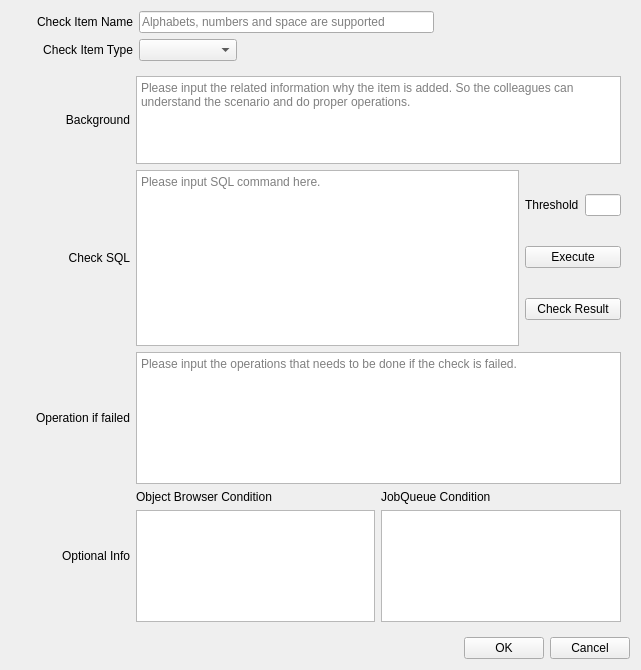
<?xml version="1.0" encoding="UTF-8"?>
<ui version="4.0">
 <class>Form</class>
 <widget class="QWidget" name="Form">
  <property name="windowModality">
   <enum>Qt::ApplicationModal</enum>
  </property>
  <property name="geometry">
   <rect>
    <x>0</x>
    <y>0</y>
    <width>641</width>
    <height>670</height>
   </rect>
  </property>
  <property name="windowTitle">
   <string>New Check Item</string>
  </property>
  <property name="styleSheet">
   <string notr="true">font: 9pt &quot;Titillium Web&quot;;</string>
  </property>
  <layout class="QVBoxLayout" name="verticalLayout_3">
   <item>
    <layout class="QHBoxLayout" name="horizontalLayout" stretch="1,3,2">
     <item>
      <widget class="QLabel" name="label_2">
       <property name="sizePolicy">
        <sizepolicy hsizetype="Minimum" vsizetype="Preferred">
         <horstretch>0</horstretch>
         <verstretch>0</verstretch>
        </sizepolicy>
       </property>
       <property name="minimumSize">
        <size>
         <width>122</width>
         <height>0</height>
        </size>
       </property>
       <property name="maximumSize">
        <size>
         <width>122</width>
         <height>16777215</height>
        </size>
       </property>
       <property name="text">
        <string>Check Item Name</string>
       </property>
       <property name="alignment">
        <set>Qt::AlignRight|Qt::AlignTrailing|Qt::AlignVCenter</set>
       </property>
      </widget>
     </item>
     <item>
      <widget class="QLineEdit" name="itemNameLine">
       <property name="placeholderText">
        <string>Alphabets, numbers and space are supported</string>
       </property>
      </widget>
     </item>
     <item>
      <spacer name="horizontalSpacer">
       <property name="orientation">
        <enum>Qt::Horizontal</enum>
       </property>
       <property name="sizeHint" stdset="0">
        <size>
         <width>40</width>
         <height>20</height>
        </size>
       </property>
      </spacer>
     </item>
    </layout>
   </item>
   <item>
    <layout class="QHBoxLayout" name="horizontalLayout_2" stretch="1,1,4">
     <item>
      <widget class="QLabel" name="label">
       <property name="sizePolicy">
        <sizepolicy hsizetype="Minimum" vsizetype="Preferred">
         <horstretch>0</horstretch>
         <verstretch>0</verstretch>
        </sizepolicy>
       </property>
       <property name="minimumSize">
        <size>
         <width>122</width>
         <height>0</height>
        </size>
       </property>
       <property name="maximumSize">
        <size>
         <width>122</width>
         <height>16777215</height>
        </size>
       </property>
       <property name="text">
        <string>Check Item Type</string>
       </property>
       <property name="alignment">
        <set>Qt::AlignRight|Qt::AlignTrailing|Qt::AlignVCenter</set>
       </property>
      </widget>
     </item>
     <item>
      <widget class="QComboBox" name="itemTypeCombo"/>
     </item>
     <item>
      <spacer name="horizontalSpacer_2">
       <property name="orientation">
        <enum>Qt::Horizontal</enum>
       </property>
       <property name="sizeHint" stdset="0">
        <size>
         <width>40</width>
         <height>20</height>
        </size>
       </property>
      </spacer>
     </item>
    </layout>
   </item>
   <item>
    <widget class="QStackedWidget" name="stackedAddInfo">
     <property name="currentIndex">
      <number>0</number>
     </property>
     <widget class="QWidget" name="SQLPage">
      <layout class="QVBoxLayout" name="verticalLayout_6" stretch="2,4,3,3">
       <item>
        <layout class="QHBoxLayout" name="horizontalLayout_3" stretch="1,5">
         <item>
          <widget class="QLabel" name="label_3">
           <property name="sizePolicy">
            <sizepolicy hsizetype="Minimum" vsizetype="Preferred">
             <horstretch>0</horstretch>
             <verstretch>0</verstretch>
            </sizepolicy>
           </property>
           <property name="minimumSize">
            <size>
             <width>110</width>
             <height>0</height>
            </size>
           </property>
           <property name="maximumSize">
            <size>
             <width>110</width>
             <height>16777215</height>
            </size>
           </property>
           <property name="text">
            <string>Background</string>
           </property>
           <property name="alignment">
            <set>Qt::AlignRight|Qt::AlignTrailing|Qt::AlignVCenter</set>
           </property>
          </widget>
         </item>
         <item>
          <widget class="QTextEdit" name="SQLBackgroundText">
           <property name="placeholderText">
            <string>Please input the related information why the item is added. So the colleagues can understand the scenario and do proper operations.</string>
           </property>
          </widget>
         </item>
        </layout>
       </item>
       <item>
        <layout class="QHBoxLayout" name="horizontalLayout_5" stretch="1,4,1">
         <item>
          <widget class="QLabel" name="label_4">
           <property name="sizePolicy">
            <sizepolicy hsizetype="Minimum" vsizetype="Preferred">
             <horstretch>0</horstretch>
             <verstretch>0</verstretch>
            </sizepolicy>
           </property>
           <property name="minimumSize">
            <size>
             <width>110</width>
             <height>0</height>
            </size>
           </property>
           <property name="maximumSize">
            <size>
             <width>110</width>
             <height>16777215</height>
            </size>
           </property>
           <property name="layoutDirection">
            <enum>Qt::LeftToRight</enum>
           </property>
           <property name="text">
            <string>Check SQL</string>
           </property>
           <property name="alignment">
            <set>Qt::AlignRight|Qt::AlignTrailing|Qt::AlignVCenter</set>
           </property>
          </widget>
         </item>
         <item>
          <widget class="QTextEdit" name="checkSQLText">
           <property name="placeholderText">
            <string>Please input SQL command here.</string>
           </property>
          </widget>
         </item>
         <item>
          <layout class="QVBoxLayout" name="verticalLayout" stretch="1,1,1">
           <item>
            <layout class="QHBoxLayout" name="horizontalLayout_9">
             <item>
              <widget class="QLabel" name="label_12">
               <property name="sizePolicy">
                <sizepolicy hsizetype="Preferred" vsizetype="Preferred">
                 <horstretch>0</horstretch>
                 <verstretch>0</verstretch>
                </sizepolicy>
               </property>
               <property name="maximumSize">
                <size>
                 <width>16777215</width>
                 <height>20</height>
                </size>
               </property>
               <property name="text">
                <string>Threshold</string>
               </property>
              </widget>
             </item>
             <item>
              <widget class="QLineEdit" name="lineThreshold">
               <property name="sizePolicy">
                <sizepolicy hsizetype="Preferred" vsizetype="Fixed">
                 <horstretch>0</horstretch>
                 <verstretch>0</verstretch>
                </sizepolicy>
               </property>
               <property name="alignment">
                <set>Qt::AlignCenter</set>
               </property>
              </widget>
             </item>
            </layout>
           </item>
           <item>
            <widget class="QPushButton" name="btn_execute">
             <property name="text">
              <string>Execute</string>
             </property>
            </widget>
           </item>
           <item>
            <widget class="QPushButton" name="btn_checkres">
             <property name="text">
              <string>Check Result</string>
             </property>
            </widget>
           </item>
          </layout>
         </item>
        </layout>
       </item>
       <item>
        <layout class="QHBoxLayout" name="horizontalLayout_4" stretch="1,5">
         <item>
          <widget class="QLabel" name="label_5">
           <property name="sizePolicy">
            <sizepolicy hsizetype="Minimum" vsizetype="Preferred">
             <horstretch>0</horstretch>
             <verstretch>0</verstretch>
            </sizepolicy>
           </property>
           <property name="minimumSize">
            <size>
             <width>110</width>
             <height>0</height>
            </size>
           </property>
           <property name="maximumSize">
            <size>
             <width>110</width>
             <height>16777215</height>
            </size>
           </property>
           <property name="text">
            <string>Operation if failed</string>
           </property>
           <property name="alignment">
            <set>Qt::AlignRight|Qt::AlignTrailing|Qt::AlignVCenter</set>
           </property>
          </widget>
         </item>
         <item>
          <widget class="QTextEdit" name="SQLOpsText">
           <property name="placeholderText">
            <string>Please input the operations that needs to be done if the check is failed.</string>
           </property>
          </widget>
         </item>
        </layout>
       </item>
       <item>
        <layout class="QHBoxLayout" name="horizontalLayout_10">
         <item>
          <widget class="QLabel" name="label_11">
           <property name="sizePolicy">
            <sizepolicy hsizetype="Minimum" vsizetype="Preferred">
             <horstretch>0</horstretch>
             <verstretch>0</verstretch>
            </sizepolicy>
           </property>
           <property name="minimumSize">
            <size>
             <width>110</width>
             <height>0</height>
            </size>
           </property>
           <property name="layoutDirection">
            <enum>Qt::LeftToRight</enum>
           </property>
           <property name="text">
            <string>Optional Info</string>
           </property>
           <property name="alignment">
            <set>Qt::AlignRight|Qt::AlignTrailing|Qt::AlignVCenter</set>
           </property>
          </widget>
         </item>
         <item>
          <layout class="QVBoxLayout" name="verticalLayout_2">
           <item>
            <widget class="QLabel" name="label_9">
             <property name="text">
              <string>Object Browser Condition</string>
             </property>
            </widget>
           </item>
           <item>
            <widget class="QTextEdit" name="OBText"/>
           </item>
          </layout>
         </item>
         <item>
          <layout class="QVBoxLayout" name="verticalLayout_5">
           <item>
            <widget class="QLabel" name="label_10">
             <property name="text">
              <string>JobQueue Condition</string>
             </property>
            </widget>
           </item>
           <item>
            <widget class="QTextEdit" name="JBQText"/>
           </item>
          </layout>
         </item>
        </layout>
       </item>
      </layout>
     </widget>
     <widget class="QWidget" name="ManualPage">
      <layout class="QVBoxLayout" name="verticalLayout_4" stretch="2,2,4">
       <item>
        <layout class="QHBoxLayout" name="horizontalLayout_6" stretch="1,5">
         <item>
          <widget class="QLabel" name="label_6">
           <property name="sizePolicy">
            <sizepolicy hsizetype="Minimum" vsizetype="Preferred">
             <horstretch>0</horstretch>
             <verstretch>0</verstretch>
            </sizepolicy>
           </property>
           <property name="minimumSize">
            <size>
             <width>110</width>
             <height>0</height>
            </size>
           </property>
           <property name="maximumSize">
            <size>
             <width>110</width>
             <height>16777215</height>
            </size>
           </property>
           <property name="text">
            <string>Background</string>
           </property>
           <property name="alignment">
            <set>Qt::AlignRight|Qt::AlignTrailing|Qt::AlignVCenter</set>
           </property>
          </widget>
         </item>
         <item>
          <widget class="QTextEdit" name="MBackgroundText">
           <property name="placeholderText">
            <string>Please input the related information why the item is added. So the colleagues can understand the scenario and do proper operations.</string>
           </property>
          </widget>
         </item>
        </layout>
       </item>
       <item>
        <layout class="QHBoxLayout" name="horizontalLayout_8" stretch="1,5">
         <item>
          <widget class="QLabel" name="label_8">
           <property name="sizePolicy">
            <sizepolicy hsizetype="Minimum" vsizetype="Preferred">
             <horstretch>0</horstretch>
             <verstretch>0</verstretch>
            </sizepolicy>
           </property>
           <property name="minimumSize">
            <size>
             <width>110</width>
             <height>0</height>
            </size>
           </property>
           <property name="maximumSize">
            <size>
             <width>110</width>
             <height>16777215</height>
            </size>
           </property>
           <property name="text">
            <string>Check Process</string>
           </property>
           <property name="alignment">
            <set>Qt::AlignRight|Qt::AlignTrailing|Qt::AlignVCenter</set>
           </property>
          </widget>
         </item>
         <item>
          <widget class="QTextEdit" name="MCheckProcessText">
           <property name="placeholderText">
            <string>Enter something here, but it won't show. somewhat a design defect.</string>
           </property>
          </widget>
         </item>
        </layout>
       </item>
       <item>
        <layout class="QHBoxLayout" name="horizontalLayout_7" stretch="1,5">
         <item>
          <widget class="QLabel" name="label_7">
           <property name="sizePolicy">
            <sizepolicy hsizetype="Minimum" vsizetype="Preferred">
             <horstretch>0</horstretch>
             <verstretch>0</verstretch>
            </sizepolicy>
           </property>
           <property name="minimumSize">
            <size>
             <width>110</width>
             <height>0</height>
            </size>
           </property>
           <property name="maximumSize">
            <size>
             <width>110</width>
             <height>16777215</height>
            </size>
           </property>
           <property name="text">
            <string>Operation if failed</string>
           </property>
           <property name="alignment">
            <set>Qt::AlignRight|Qt::AlignTrailing|Qt::AlignVCenter</set>
           </property>
          </widget>
         </item>
         <item>
          <widget class="QTextEdit" name="MOpsText">
           <property name="placeholderText">
            <string>Please input the manual operation steps that needs to be done.</string>
           </property>
          </widget>
         </item>
        </layout>
       </item>
      </layout>
     </widget>
    </widget>
   </item>
   <item>
    <layout class="QHBoxLayout" name="horizontalLayout_11">
     <item>
      <spacer name="horizontalSpacer_3">
       <property name="orientation">
        <enum>Qt::Horizontal</enum>
       </property>
       <property name="sizeHint" stdset="0">
        <size>
         <width>40</width>
         <height>20</height>
        </size>
       </property>
      </spacer>
     </item>
     <item>
      <widget class="QPushButton" name="btn_OK">
       <property name="text">
        <string>OK</string>
       </property>
      </widget>
     </item>
     <item>
      <widget class="QPushButton" name="btn_cancel">
       <property name="text">
        <string>Cancel</string>
       </property>
      </widget>
     </item>
    </layout>
   </item>
  </layout>
 </widget>
 <resources/>
 <connections/>
</ui>
